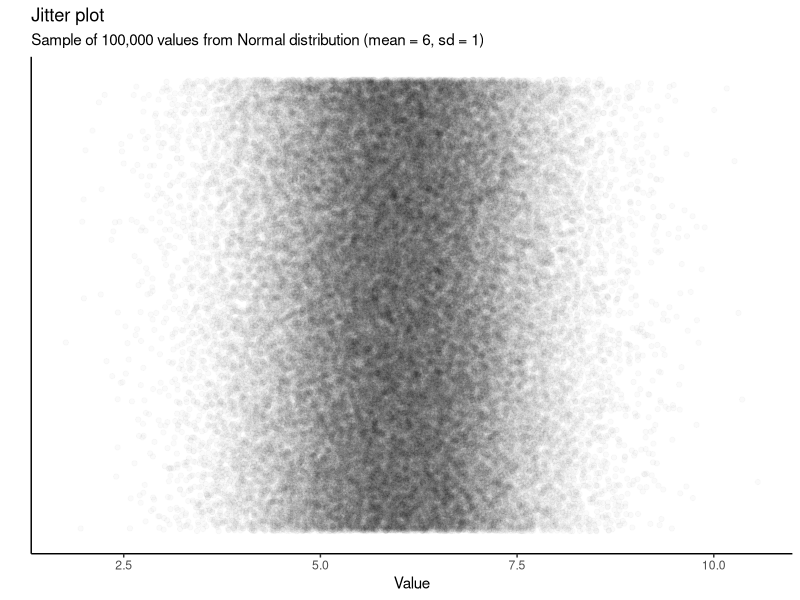
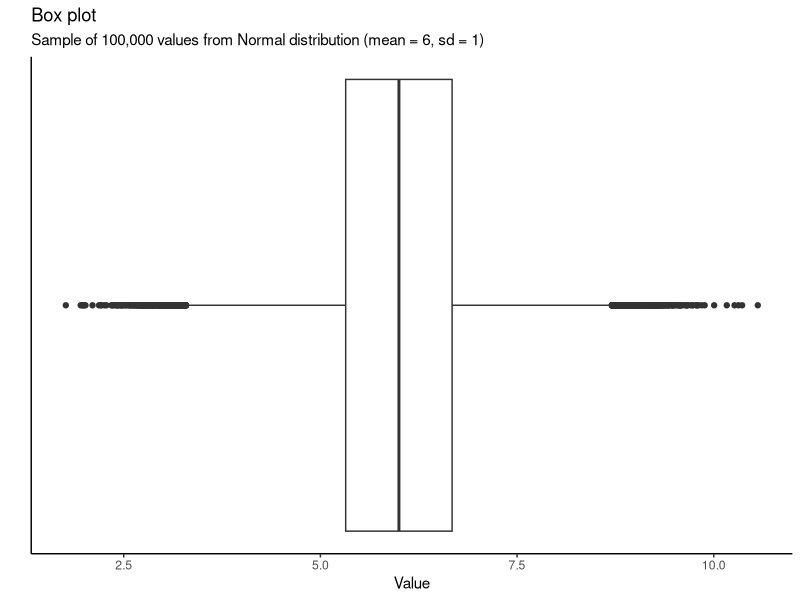
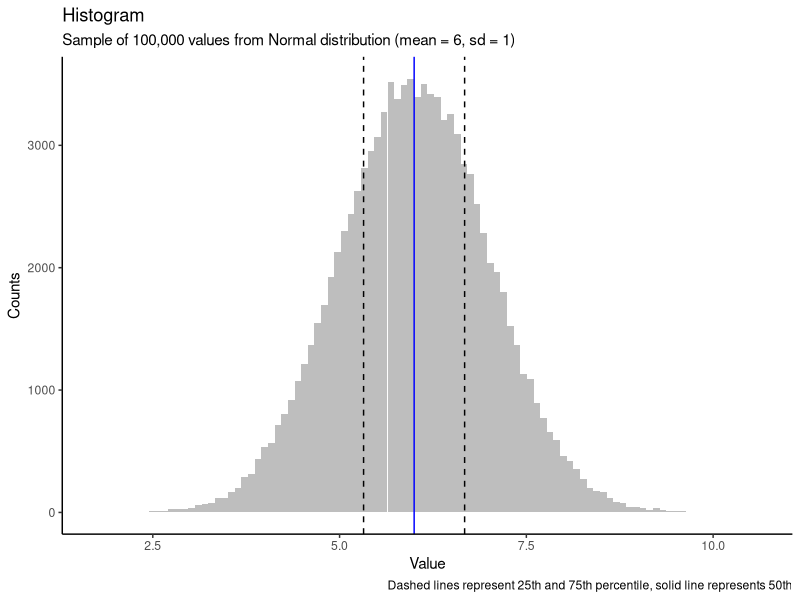
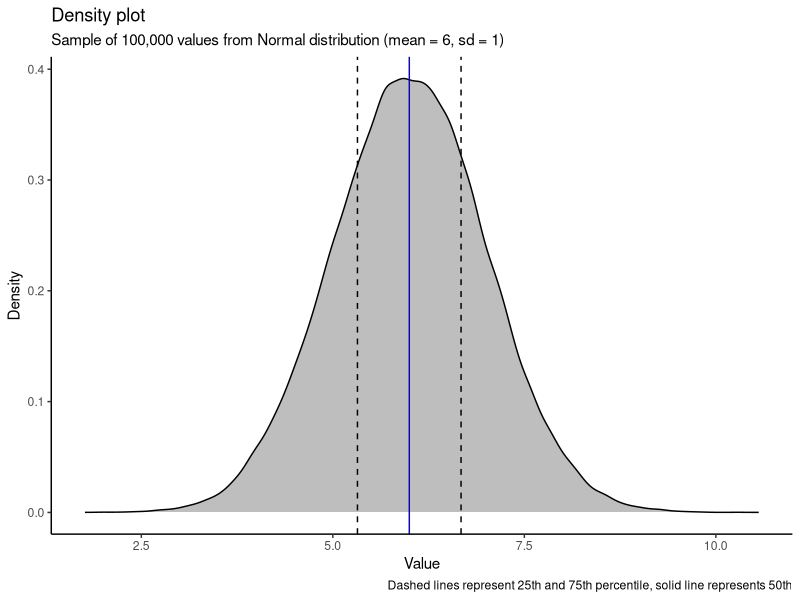
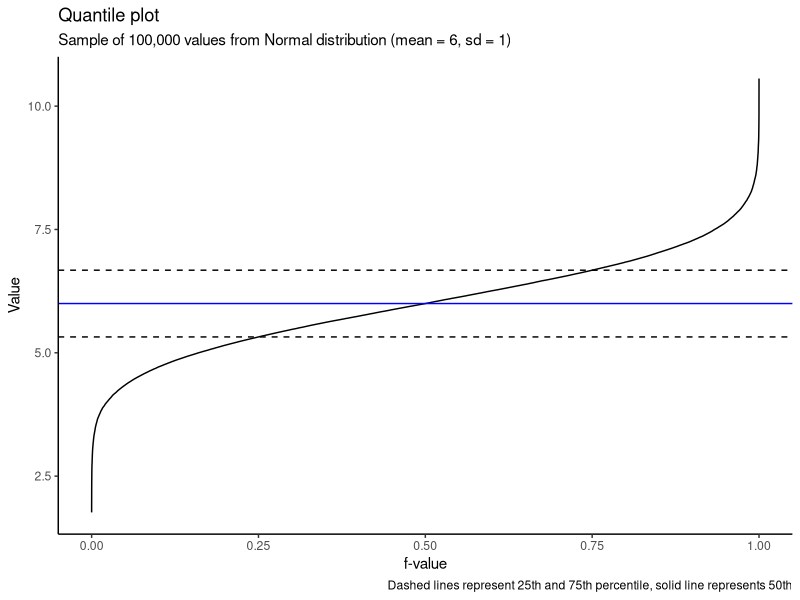
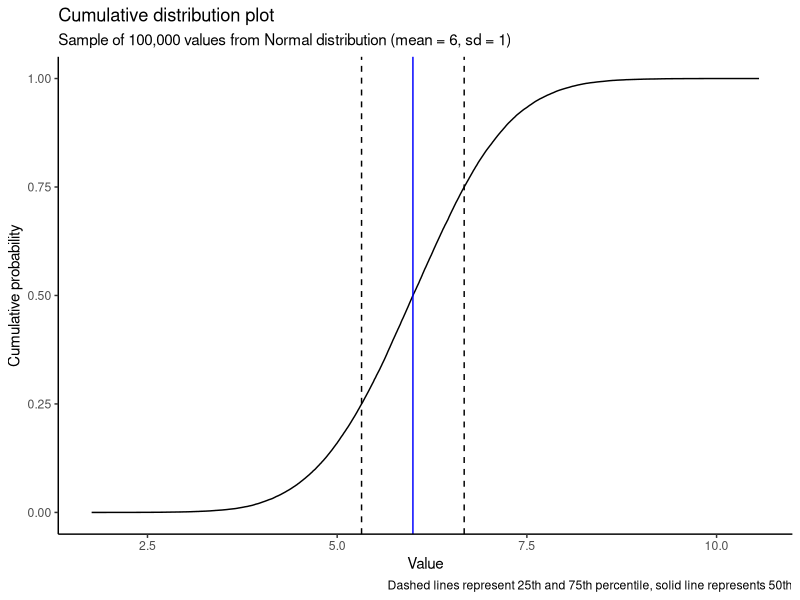

Reproduce these figures in R, in order.
## ---- chunk 1
library(tidyverse)
library(stats)
library(scales)
## ---- chunk 2
vec_norm <- tibble(values = rnorm(n = 1*10^5, mean = 6, sd = 1))
## ---- chunk 3

qv <- quantile(vec_norm$values, probs = c(0.25, 0.50, 0.75))

## ---- chunk 4
vec_norm %>% 
  ggplot(aes(y = 1, x = values)) +
  geom_jitter(width = 0, alpha = 0.02) +
  theme_classic() +
  theme(axis.text.y = element_blank(),
        axis.ticks.y = element_blank()) +
  labs(y = "",
       x = "Value",
      title = "Jitter plot",
       subtitle = "Sample of 100,000 values from Normal distribution (mean = 6, sd = 1)")

## ---- chunk 5
vec_norm %>% 
  ggplot(aes(y = values)) +
  geom_boxplot() +
  theme_classic() +
  theme(axis.text.y = element_blank(),
        axis.ticks.y = element_blank()) +
  labs(y = "Value",
       x = "",
       title = "Box plot",
       subtitle = "Sample of 100,000 values from Normal distribution (mean = 6, sd = 1)") +
  coord_flip()

## ---- chunk 6
vec_norm %>% 
  ggplot(aes(values)) +
  geom_histogram(fill = "grey", bins = 100) +
  theme_classic() +
  labs(x = "Value",
       y = "Counts",
       title = "Histogram",
       subtitle = "Sample of 100,000 values from Normal distribution (mean = 6, sd = 1)",
       caption = "Dashed lines represent 25th and 75th percentile, solid line represents 50th") +
  geom_vline(xintercept = qv[1], linetype = "dashed") +
  geom_vline(xintercept = qv[2], linetype = "solid", color = "blue") +
  geom_vline(xintercept = qv[3], linetype = "dashed") 
## ---- chunk 7
vec_norm %>% 
  ggplot(aes(values)) +
  geom_density(fill = "grey") +
  theme_classic() +
  labs(x = "Value",
       y = "Density",
       title = "Density plot",
       subtitle = "Sample of 100,000 values from Normal distribution (mean = 6, sd = 1)",
       caption = "Dashed lines represent 25th and 75th percentile, solid line represents 50th") +
  geom_vline(xintercept = qv[1], linetype = "dashed") +
  geom_vline(xintercept = qv[2], linetype = "solid", color = "blue") +
  geom_vline(xintercept = qv[3], linetype = "dashed") 
## ---- chunk 8
vec_norm %>% 
  ggplot(aes(x = cume_dist(values), y = values))  +
  geom_line() +
  theme_classic() +
  labs(x = "f-value",
       y = "Value",
       title = "Quantile plot",
       subtitle = "Sample of 100,000 values from Normal distribution (mean = 6, sd = 1)",
       caption = "Dashed lines represent 25th and 75th percentile, solid line represents 50th") +
  geom_hline(yintercept = qv[1], linetype = "dashed") +
  geom_hline(yintercept = qv[2], linetype = "solid", color = "blue") +
  geom_hline(yintercept = qv[3], linetype = "dashed") 
## ---- chunk 9
vec_norm %>% 
  ggplot(aes(x = cume_dist(values), y = values))  +
  geom_line() +
  coord_flip() +
  theme_classic() +
  labs(y = "Value",
       x = "Cumulative probability",
       title = "Cumulative distribution plot",
       subtitle = "Sample of 100,000 values from Normal distribution (mean = 6, sd = 1)",
       caption = "Dashed lines represent 25th and 75th percentile, solid line represents 50th") +
  geom_hline(yintercept = qv[1], linetype = "dashed") +
  geom_hline(yintercept = qv[2], linetype = "solid", color = "blue") +
  geom_hline(yintercept = qv[3], linetype = "dashed") 
  
